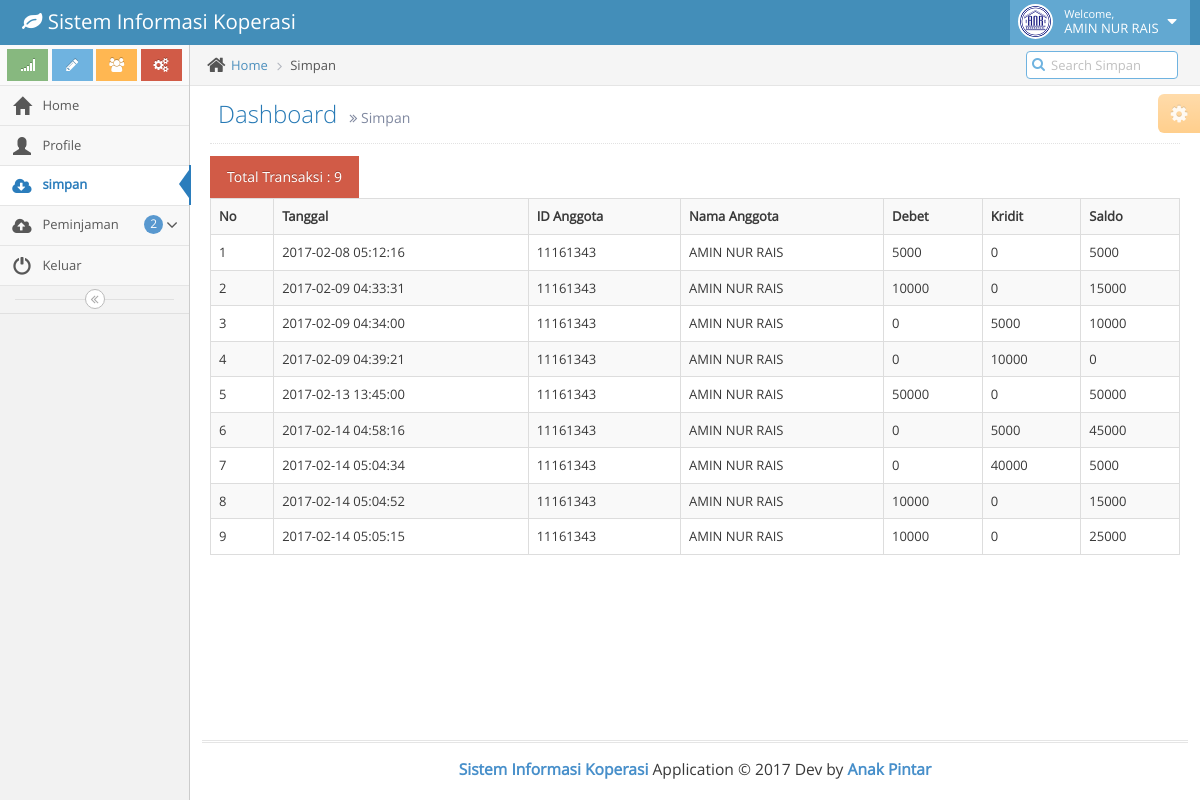
/index.php?mod=simpan (signed in), run on the app's committed database.
### tables this page shows
CREATE TABLE IF NOT EXISTS `simpan` (
  `id_simpan` int(11) NOT NULL AUTO_INCREMENT,
  `username` varchar(25) NOT NULL,
  `id_anggota` varchar(30) NOT NULL,
  `tgl_simpan` datetime NOT NULL,
  `debet_anggota` float NOT NULL,
  `kridit_anggota` float NOT NULL,
  `saldo_anggota` float NOT NULL,
  `ket_simpan` text NOT NULL,
  PRIMARY KEY (`id_simpan`)
);

CREATE TABLE IF NOT EXISTS `anggota` (
  `id_anggota` varchar(30) NOT NULL,
  `nama` varchar(50) NOT NULL,
  `alamat` text NOT NULL,
  `no_hp` varchar(12) NOT NULL,
  `password` varchar(100) NOT NULL,
  PRIMARY KEY (`id_anggota`)
);

### setting.php (called while the page is built, shortened)
<?php
	class setting{
		function view($file){
			return include "view/".$file .".php";
		}
	}
?>

### model/client/m_simpan.php (called while the page is built, shortened)
<?php
	class m_simpan{
		public $table 	= 'simpan';
		public function __construct(){
			$db = new setting;
		}
		public function select($query=FALSE){
			return mysql_query("SELECT * FROM $this->table, anggota, admin WHERE $this->table.id_anggota = anggota.id_anggota AND $this->table.username = admin.username $query ORDER BY $this->table.id_simpan ASC");
		}
	}
?>

### view/client/modsimpan/view.php (the view, shortened to what this page needs)
<?php
	include 'model/client/m_simpan.php';
	$simpan = new m_simpan;
			?>
			<?php
	if (isset($_POST['cari'])) {
		$select = $simpan->find($_POST['cari']," AND simpan.id_anggota = $_SESSION[id]");
	}else{
		$select = $simpan->select(" AND simpan.id_anggota = $_SESSION[id]");
	}
?>
<button class="btn btn-danger">Total Transaksi : <?php echo mysql_num_rows($select) ?></button>
<table class="table table-striped table-bordered table-hover">
	<tr>
		<th>No</th>
		<th>Tanggal</th>
		<th>ID Anggota</th>
		<th>Nama Anggota</th>
		<th>Debet</th>
		<th>Kridit</th>
		<th>Saldo</th>
	</tr>
	<?php
		$no=1;
		while ($row = mysql_fetch_array($select)) {
			echo "
				<tr title='$row[ket_simpan] Oleh $row[nama_admin] - $row[username]'>
					<td>".$no++."</td>
					<td>$row[tgl_simpan]</td>
					<td>$row[id_anggota]</td>
					<td>$row[nama]</td>
					<td>$row[debet_anggota]</td>
					<td>$row[kridit_anggota]</td>
					<td>$row[saldo_anggota]</td>
				</tr>
			";
		}
	?>
</table>

### data on the page
simpan: tgl_simpan "2017-02-08 05:12:16", id_anggota.id_anggota "11161343", id_anggota.nama "AMIN NUR RAIS", debet_anggota "5000", kridit_anggota "0", saldo_anggota "5000"
simpan: tgl_simpan "2017-02-09 04:33:31", id_anggota.id_anggota "11161343", id_anggota.nama "AMIN NUR RAIS", debet_anggota "10000", kridit_anggota "0", saldo_anggota "15000"
simpan: tgl_simpan "2017-02-09 04:34:00", id_anggota.id_anggota "11161343", id_anggota.nama "AMIN NUR RAIS", debet_anggota "0", kridit_anggota "5000", saldo_anggota "10000"
simpan: tgl_simpan "2017-02-09 04:39:21", id_anggota.id_anggota "11161343", id_anggota.nama "AMIN NUR RAIS", debet_anggota "0", kridit_anggota "10000", saldo_anggota "0"
simpan: tgl_simpan "2017-02-13 13:45:00", id_anggota.id_anggota "11161343", id_anggota.nama "AMIN NUR RAIS", debet_anggota "50000", kridit_anggota "0", saldo_anggota "50000"
simpan: tgl_simpan "2017-02-14 04:58:16", id_anggota.id_anggota "11161343", id_anggota.nama "AMIN NUR RAIS", debet_anggota "0", kridit_anggota "5000", saldo_anggota "45000"
simpan: tgl_simpan "2017-02-14 05:04:34", id_anggota.id_anggota "11161343", id_anggota.nama "AMIN NUR RAIS", debet_anggota "0", kridit_anggota "40000", saldo_anggota "5000"
simpan: tgl_simpan "2017-02-14 05:04:52", id_anggota.id_anggota "11161343", id_anggota.nama "AMIN NUR RAIS", debet_anggota "10000", kridit_anggota "0", saldo_anggota "15000"
simpan: tgl_simpan "2017-02-14 05:05:15", id_anggota.id_anggota "11161343", id_anggota.nama "AMIN NUR RAIS", debet_anggota "10000", kridit_anggota "0", saldo_anggota "25000"

### other printed values
$this->app_name "Sistem Informasi Koperasi"
$_SESSION['nama'] "AMIN NUR RAIS"
mysql_num_rows($peminjaman) "2"
$mod "Simpan"
mysql_num_rows($select) "9"
$this->app_year "2017"
$this->app_dev "Anak Pintar"
